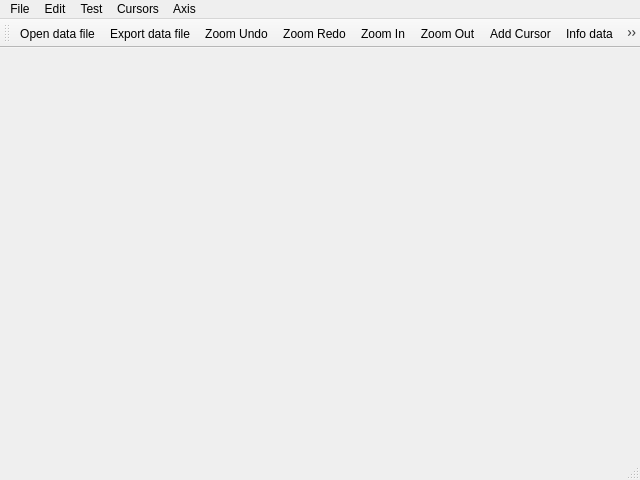
<?xml version="1.0" encoding="UTF-8"?>
<ui version="4.0">
 <class>MWPlot</class>
 <widget class="QMainWindow" name="MWPlot">
  <property name="geometry">
   <rect>
    <x>0</x>
    <y>0</y>
    <width>640</width>
    <height>480</height>
   </rect>
  </property>
  <property name="windowTitle">
   <string>MainWindow</string>
  </property>
  <widget class="WPlot" name="wplot"/>
  <widget class="QMenuBar" name="menubar">
   <property name="geometry">
    <rect>
     <x>0</x>
     <y>0</y>
     <width>640</width>
     <height>22</height>
    </rect>
   </property>
   <widget class="QMenu" name="menuFile">
    <property name="title">
     <string>File</string>
    </property>
    <addaction name="actionOpen_data_file"/>
    <addaction name="actionExport_data_file"/>
   </widget>
   <widget class="QMenu" name="menuEdit">
    <property name="title">
     <string>Edit</string>
    </property>
    <addaction name="actionZoom_Undo"/>
    <addaction name="actionZoom_Redo"/>
    <addaction name="actionZoom_In"/>
    <addaction name="actionZoom_Out"/>
   </widget>
   <widget class="QMenu" name="menuTest">
    <property name="title">
     <string>Test</string>
    </property>
    <addaction name="actionTest"/>
   </widget>
   <widget class="QMenu" name="menuCursors">
    <property name="title">
     <string>Cursors</string>
    </property>
    <addaction name="actionAdd"/>
    <addaction name="actionInfo_data"/>
   </widget>
   <widget class="QMenu" name="menuAxis">
    <property name="title">
     <string>Axis</string>
    </property>
    <addaction name="actionBottom_Left"/>
    <addaction name="actionTop_Right"/>
    <addaction name="separator"/>
    <addaction name="actionBottom"/>
    <addaction name="actionLeft"/>
    <addaction name="actionTop"/>
    <addaction name="actionRight"/>
   </widget>
   <addaction name="menuFile"/>
   <addaction name="menuEdit"/>
   <addaction name="menuTest"/>
   <addaction name="menuCursors"/>
   <addaction name="menuAxis"/>
  </widget>
  <widget class="QStatusBar" name="statusbar"/>
  <widget class="QToolBar" name="toolBar">
   <property name="windowTitle">
    <string>toolBar</string>
   </property>
   <attribute name="toolBarArea">
    <enum>TopToolBarArea</enum>
   </attribute>
   <attribute name="toolBarBreak">
    <bool>false</bool>
   </attribute>
   <addaction name="actionOpen_data_file"/>
   <addaction name="actionExport_data_file"/>
   <addaction name="actionZoom_Undo"/>
   <addaction name="actionZoom_Redo"/>
   <addaction name="actionZoom_In"/>
   <addaction name="actionZoom_Out"/>
   <addaction name="actionAdd"/>
   <addaction name="actionInfo_data"/>
   <addaction name="actionTest"/>
  </widget>
  <action name="actionOpen_data_file">
   <property name="icon">
    <iconset resource="../../resource.qrc">
     <normaloff>:/png/open.png</normaloff>:/png/open.png</iconset>
   </property>
   <property name="text">
    <string>Open data file </string>
   </property>
   <property name="shortcut">
    <string>Ctrl+O</string>
   </property>
  </action>
  <action name="actionExport_data_file">
   <property name="icon">
    <iconset resource="../../resource.qrc">
     <normaloff>:/png/save.png</normaloff>:/png/save.png</iconset>
   </property>
   <property name="text">
    <string>Export data file</string>
   </property>
   <property name="shortcut">
    <string>Ctrl+S</string>
   </property>
  </action>
  <action name="actionZoom_Undo">
   <property name="icon">
    <iconset resource="../../resource.qrc">
     <normaloff>:/png/undo.png</normaloff>:/png/undo.png</iconset>
   </property>
   <property name="text">
    <string>Zoom Undo</string>
   </property>
   <property name="shortcut">
    <string>Ctrl+Z</string>
   </property>
  </action>
  <action name="actionZoom_Redo">
   <property name="icon">
    <iconset resource="../../resource.qrc">
     <normaloff>:/png/redo.png</normaloff>:/png/redo.png</iconset>
   </property>
   <property name="text">
    <string>Zoom Redo</string>
   </property>
   <property name="shortcut">
    <string>Ctrl+Shift+Z</string>
   </property>
  </action>
  <action name="actionTest">
   <property name="icon">
    <iconset resource="../../resource.qrc">
     <normaloff>:/png/question.png</normaloff>:/png/question.png</iconset>
   </property>
   <property name="text">
    <string>Test</string>
   </property>
  </action>
  <action name="actionAdd">
   <property name="icon">
    <iconset resource="../../resource.qrc">
     <normaloff>:/png/add.png</normaloff>:/png/add.png</iconset>
   </property>
   <property name="text">
    <string>Add Cursor</string>
   </property>
  </action>
  <action name="actionInfo_data">
   <property name="checkable">
    <bool>true</bool>
   </property>
   <property name="icon">
    <iconset resource="../../resource.qrc">
     <normaloff>:/png/cursorInfo.png</normaloff>:/png/cursorInfo.png</iconset>
   </property>
   <property name="text">
    <string>Info data</string>
   </property>
  </action>
  <action name="actionZoom_In">
   <property name="icon">
    <iconset resource="../../resource.qrc">
     <normaloff>:/png/zoom.png</normaloff>:/png/zoom.png</iconset>
   </property>
   <property name="text">
    <string>Zoom In</string>
   </property>
  </action>
  <action name="actionZoom_Out">
   <property name="icon">
    <iconset resource="../../resource.qrc">
     <normaloff>:/png/zoom-out.png</normaloff>:/png/zoom-out.png</iconset>
   </property>
   <property name="text">
    <string>Zoom Out</string>
   </property>
  </action>
  <action name="actionTop">
   <property name="checkable">
    <bool>true</bool>
   </property>
   <property name="text">
    <string>Top</string>
   </property>
  </action>
  <action name="actionRight">
   <property name="checkable">
    <bool>true</bool>
   </property>
   <property name="text">
    <string>Right</string>
   </property>
  </action>
  <action name="actionLeft">
   <property name="checkable">
    <bool>true</bool>
   </property>
   <property name="text">
    <string>Left</string>
   </property>
  </action>
  <action name="actionBottom">
   <property name="checkable">
    <bool>true</bool>
   </property>
   <property name="text">
    <string>Bottom</string>
   </property>
  </action>
  <action name="actionBottom_Left">
   <property name="checkable">
    <bool>true</bool>
   </property>
   <property name="text">
    <string>Bottom-Left</string>
   </property>
  </action>
  <action name="actionTop_Right">
   <property name="checkable">
    <bool>true</bool>
   </property>
   <property name="text">
    <string>Top-Right</string>
   </property>
  </action>
 </widget>
 <customwidgets>
  <customwidget>
   <class>WPlot</class>
   <extends>QWidget</extends>
   <header location="global">wplot.h</header>
   <container>1</container>
  </customwidget>
 </customwidgets>
 <resources>
  <include location="../../resource.qrc"/>
 </resources>
 <connections/>
</ui>
